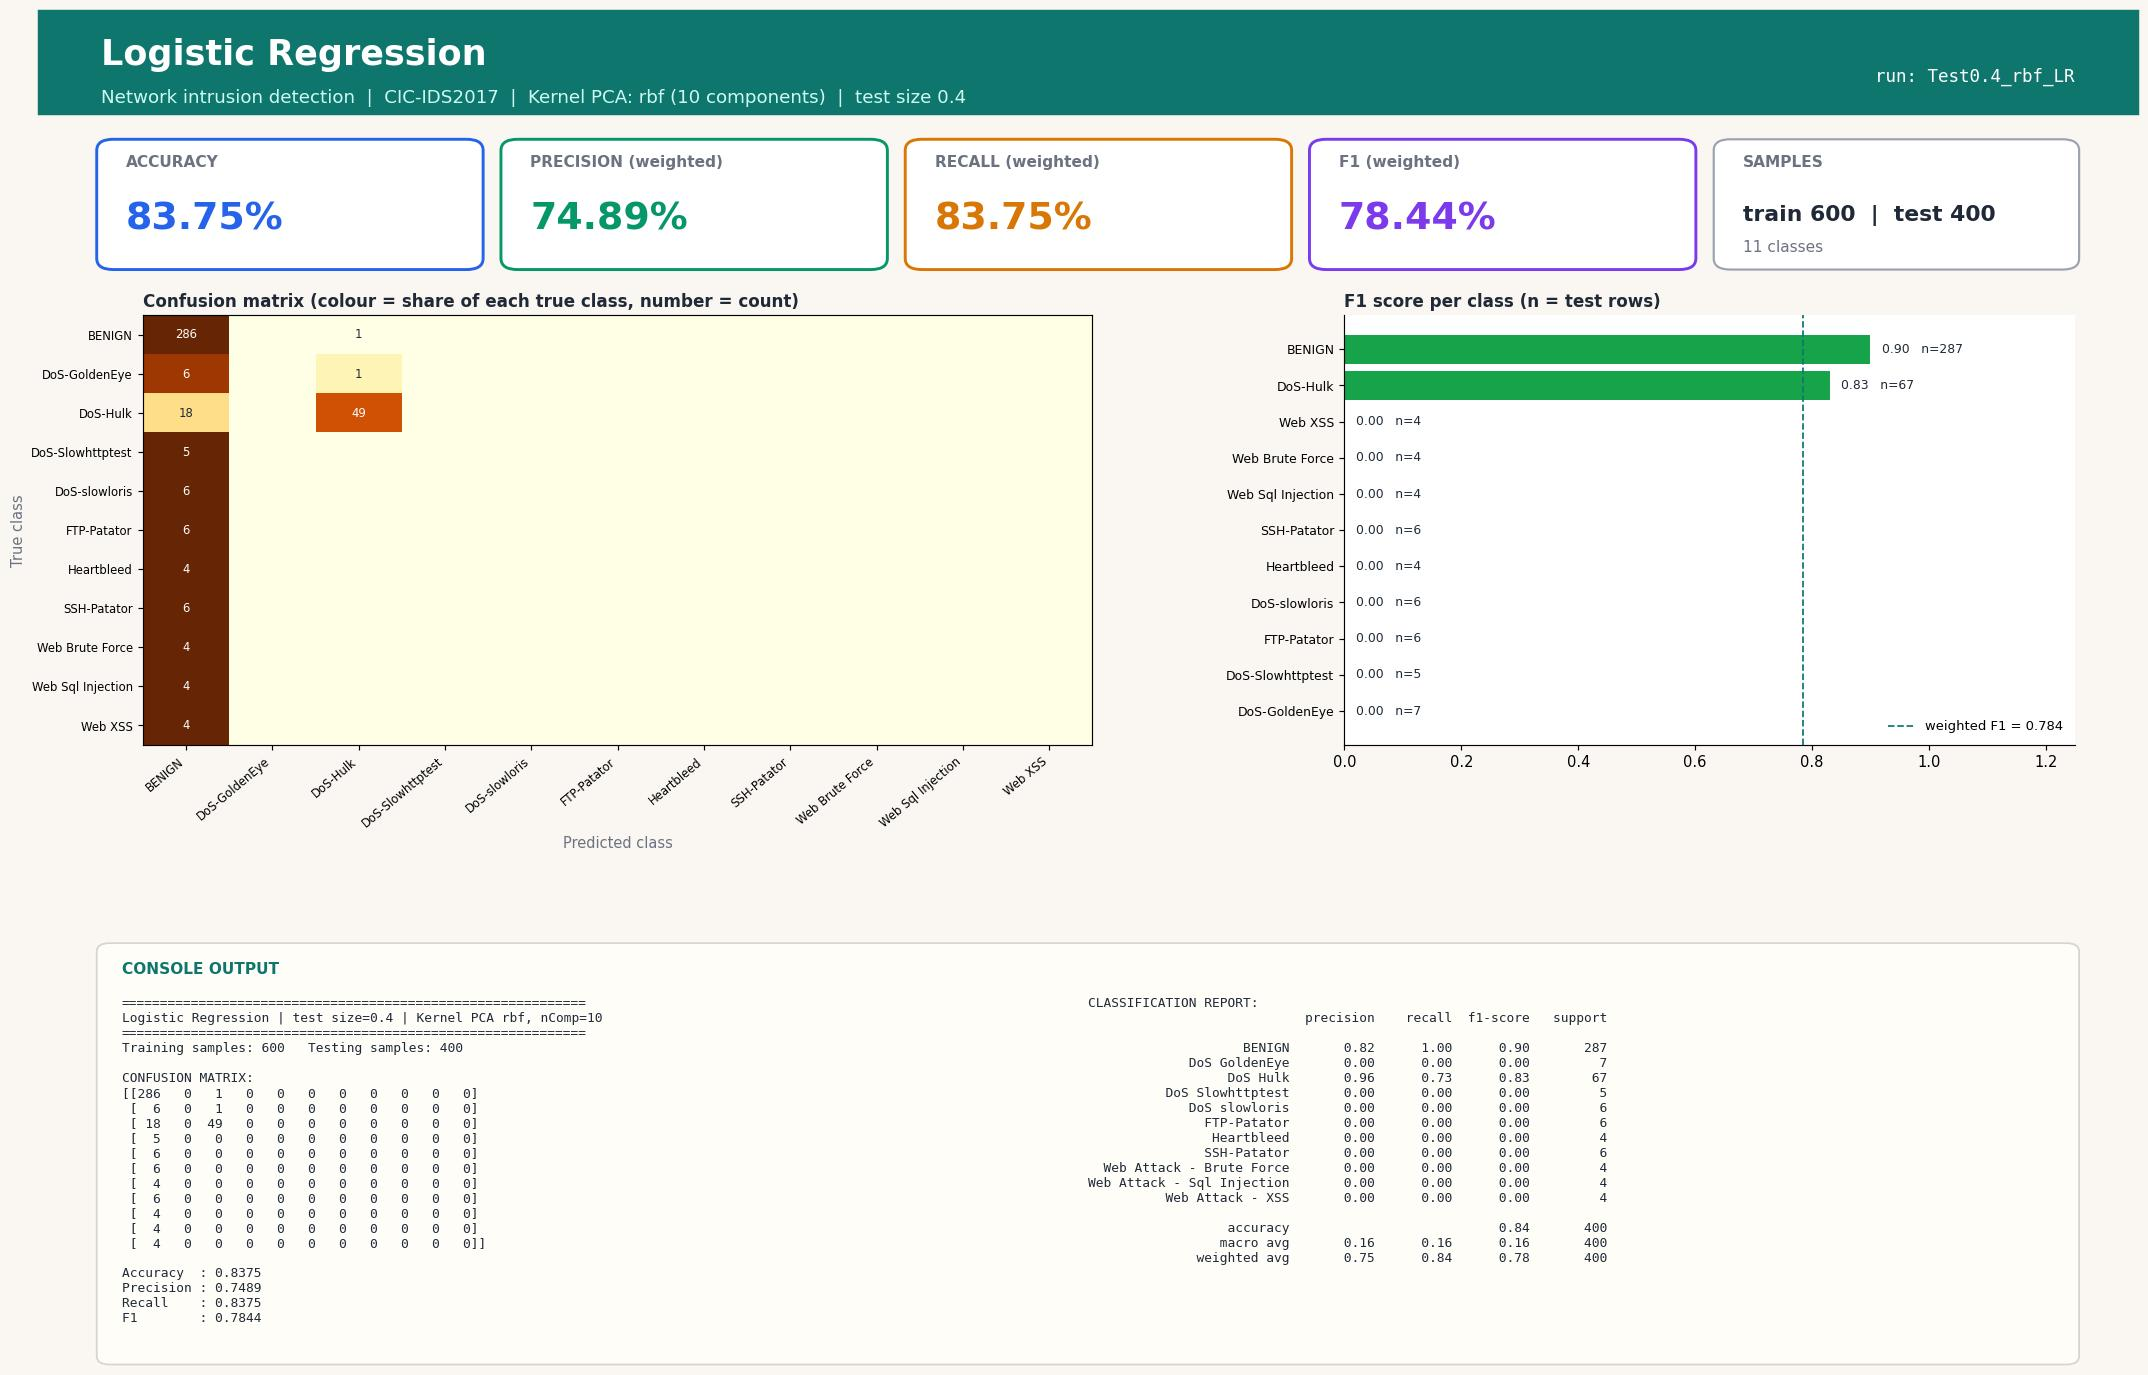

Python code for this plot:
#!/usr/bin/env python3
"""Logistic Regression | Test size 0.4 | Kernel PCA kernel=rbf, n_components=10
CIC-IDS2017 (Tue+Wed+Thu-morning) 1000-row stratified sample.
Run in any IDE (Spyder / VS Code / PyCharm / Jupyter): open the file and press Run, no arguments needed.
Saves next to this file: 'Test0.4_rbf_LR.jpg' - one image with the console output (confusion matrix, metrics, classification report) plus charts."""
import json, os
import numpy as np
import matplotlib.pyplot as plt
from sklearn.decomposition import KernelPCA
from sklearn.linear_model import LogisticRegression
from sklearn.metrics import (accuracy_score, classification_report, confusion_matrix,
                             f1_score, precision_score, recall_score)
from sklearn.model_selection import train_test_split
from sklearn.preprocessing import StandardScaler

TEST_SIZE, KERNEL, N_COMP, ALG, ALG_NAME = 0.4, "rbf", 10, "LR", "Logistic Regression"
try:
    HERE = os.path.dirname(os.path.abspath(__file__))
except NameError:                      # Jupyter / interactive console
    HERE = os.getcwd()
def _find_root():                      # folder that contains data/sample.npz (works from any working directory)
    for p in (HERE, os.path.join(HERE, ".."), os.path.join(HERE, "..", ".."), os.getcwd()):
        if os.path.exists(os.path.join(p, "data", "sample.npz")):
            return os.path.abspath(p)
    raise FileNotFoundError("data/sample.npz not found - run prepare_data.py or keep the repo folder structure")
ROOT = _find_root()
tag = f"Test{TEST_SIZE}_{KERNEL}_{ALG}"

# 1. LOAD cached, cleaned sample (see prepare_data.py)
d = np.load(os.path.join(ROOT, "data", "sample.npz"), allow_pickle=True)
X, y, class_names = d["X"], d["y"], [str(c).replace("�", "-") for c in d["classes"]]

# 2. SPLIT
X_train, X_test, y_train, y_test = train_test_split(
    X, y, test_size=TEST_SIZE, random_state=42, stratify=y)

# 3. SCALE (fit on train only)
scaler = StandardScaler()
X_train = scaler.fit_transform(X_train); X_test = scaler.transform(X_test)

# 4. DIMENSIONALITY REDUCTION: Kernel PCA (fit on train only; gamma = sklearn default 1/n_features)
kpca = KernelPCA(n_components=N_COMP, kernel=KERNEL, random_state=0)
X_train = kpca.fit_transform(X_train); X_test = kpca.transform(X_test)

# 5. CLASSIFIER
classifier = LogisticRegression(max_iter=1000, solver="lbfgs", random_state=0)
classifier.fit(X_train, y_train)
y_pred = classifier.predict(X_test)

# 6. METRICS
labels = np.arange(len(class_names))
cm = confusion_matrix(y_test, y_pred, labels=labels)
res = dict(test_size=TEST_SIZE, kernel=KERNEL, n_components=N_COMP, algorithm=ALG, model=ALG_NAME,
           n_train=int(len(y_train)), n_test=int(len(y_test)),
           accuracy=accuracy_score(y_test, y_pred),
           precision=precision_score(y_test, y_pred, average="weighted", zero_division=0),
           recall=recall_score(y_test, y_pred, average="weighted", zero_division=0),
           f1=f1_score(y_test, y_pred, average="weighted", zero_division=0))
report = classification_report(y_test, y_pred, labels=labels, target_names=class_names, zero_division=0)
lines = ["=" * 60, f"{ALG_NAME} | test size={TEST_SIZE} | Kernel PCA {KERNEL}, nComp={N_COMP}", "=" * 60,
         f"Training samples: {len(y_train)}   Testing samples: {len(y_test)}", "", "CONFUSION MATRIX:", np.array2string(cm), ""]
for k in ("accuracy", "precision", "recall", "f1"): lines.append(f"{k.capitalize():10s}: {res[k]:.4f}")
lines += ["", "CLASSIFICATION REPORT:", report]
console_output = "\n".join(lines); print(console_output)

# 7. VISUAL OUTPUT: ONE report-style image (banner, KPI cards, charts, console output) - real results only
from matplotlib.patches import FancyBboxPatch, Rectangle
short = [c.replace("Web Attack - ", "Web ").replace("DoS ", "DoS-") for c in class_names]
rep = classification_report(y_test, y_pred, labels=labels, target_names=class_names, zero_division=0, output_dict=True)
cmn = cm / np.maximum(cm.sum(axis=1, keepdims=True), 1)          # row-normalised = per-class recall
INK, MUTED, BG, ACC = "#1f2937", "#6b7280", "#faf7f2", "#0f766e"
fig = plt.figure(figsize=(20, 13.2), dpi=105, facecolor=BG)
fig.add_artist(Rectangle((0, 0.925), 1, 0.075, transform=fig.transFigure, color=ACC, zorder=0))
fig.text(0.03, 0.968, f"{ALG_NAME}", fontsize=24, fontweight="bold", color="white", va="center")
fig.text(0.03, 0.937, f"Network intrusion detection  |  CIC-IDS2017  |  Kernel PCA: {KERNEL} ({N_COMP} components)  |  test size {TEST_SIZE}",
         fontsize=12.5, color="#ccfbf1", va="center")
fig.text(0.97, 0.952, f"run: {tag}", fontsize=12, color="white", ha="right", va="center", family="monospace")

# KPI cards
cards = [("ACCURACY", res["accuracy"], "#2563eb"), ("PRECISION (weighted)", res["precision"], "#059669"),
         ("RECALL (weighted)", res["recall"], "#d97706"), ("F1 (weighted)", res["f1"], "#7c3aed")]
for i, (lab, v, col) in enumerate(cards):
    x0 = 0.03 + i * 0.1925
    fig.add_artist(FancyBboxPatch((x0, 0.815), 0.18, 0.09, boxstyle="round,pad=0.002,rounding_size=0.008", transform=fig.transFigure,
                                  facecolor="white", edgecolor=col, linewidth=2))
    fig.text(x0 + 0.012, 0.887, lab, fontsize=10.5, color=MUTED, fontweight="bold")
    fig.text(x0 + 0.012, 0.842, f"{v * 100:.2f}%", fontsize=26, color=col, fontweight="bold")
fig.add_artist(FancyBboxPatch((0.80, 0.815), 0.17, 0.09, boxstyle="round,pad=0.002,rounding_size=0.008", transform=fig.transFigure,
                              facecolor="white", edgecolor="#9ca3af", linewidth=1.5))
fig.text(0.812, 0.887, "SAMPLES", fontsize=10.5, color=MUTED, fontweight="bold")
fig.text(0.812, 0.848, f"train {res['n_train']}  |  test {res['n_test']}", fontsize=15, color=INK, fontweight="bold")
fig.text(0.812, 0.826, f"{len(class_names)} classes", fontsize=10.5, color=MUTED)

gs = fig.add_gridspec(1, 2, left=0.05, right=0.97, top=0.78, bottom=0.47, wspace=0.30, width_ratios=[1.3, 1])
ax1 = fig.add_subplot(gs[0, 0]); ax2 = fig.add_subplot(gs[0, 1])
for ax in (ax1, ax2): ax.set_facecolor("white")
im = ax1.imshow(cmn, cmap="YlOrBr", vmin=0, vmax=1, aspect="auto")
ax1.set_xticks(labels); ax1.set_yticks(labels); ax1.set_xticklabels(short, rotation=40, ha="right", fontsize=8); ax1.set_yticklabels(short, fontsize=8)
ax1.set_title("Confusion matrix (colour = share of each true class, number = count)", loc="left", fontsize=11.5, color=INK, fontweight="bold")
ax1.set_xlabel("Predicted class", color=MUTED); ax1.set_ylabel("True class", color=MUTED)
for a_ in labels:
    for b_ in labels:
        if cm[a_, b_]: ax1.text(b_, a_, cm[a_, b_], ha="center", va="center", fontsize=8, color="white" if cmn[a_, b_] > 0.6 else INK)
f1s = [rep[c]["f1-score"] for c in class_names]; sup = [int(rep[c]["support"]) for c in class_names]
order = np.argsort(f1s)
cols = ["#dc2626" if f1s[i] < 0.34 else "#f59e0b" if f1s[i] < 0.67 else "#16a34a" for i in order]
ax2.barh(range(len(order)), [f1s[i] for i in order], color=cols)
ax2.set_yticks(range(len(order))); ax2.set_yticklabels([short[i] for i in order], fontsize=8.5); ax2.set_xlim(0, 1.25)
ax2.set_title("F1 score per class (n = test rows)", loc="left", fontsize=11.5, color=INK, fontweight="bold")
for k, i in enumerate(order): ax2.text(f1s[i] + 0.02, k, f"{f1s[i]:.2f}   n={sup[i]}", va="center", fontsize=8.5, color=INK, zorder=5, bbox=dict(facecolor="white", edgecolor="none", pad=1))
for sp in ("top", "right"): ax2.spines[sp].set_visible(False)
ax2.axvline(res["f1"], color=ACC, ls="--", lw=1.2, label=f"weighted F1 = {res['f1']:.3f}"); ax2.legend(loc="lower right", fontsize=9, frameon=False)

# console output panel (same text that is printed to the console)
fig.add_artist(FancyBboxPatch((0.03, 0.025), 0.94, 0.30, boxstyle="round,pad=0.002,rounding_size=0.006", transform=fig.transFigure,
                              facecolor="#fffdf8", edgecolor="#d6d3d1", linewidth=1.2))
fig.text(0.04, 0.305, "CONSOLE OUTPUT", fontsize=10.5, color=ACC, fontweight="bold")
split_at = lines.index("CLASSIFICATION REPORT:")
fig.text(0.04, 0.288, "\n".join(lines[:split_at]), family="monospace", fontsize=8.8, color=INK, va="top")
fig.text(0.50, 0.288, "\n".join(lines[split_at:]), family="monospace", fontsize=8.8, color=INK, va="top")
plt.savefig(os.path.join(HERE, tag + ".jpg"), format="jpg", bbox_inches="tight", facecolor=BG)
if os.environ.get("ACN_NO_SHOW") != "1": plt.show()   # IDEs display the image; run_all.py disables this
plt.close()

os.makedirs(os.path.join(ROOT, "results", "json"), exist_ok=True)
with open(os.path.join(ROOT, "results", "json", tag + ".json"), "w") as f: json.dump(res, f)
